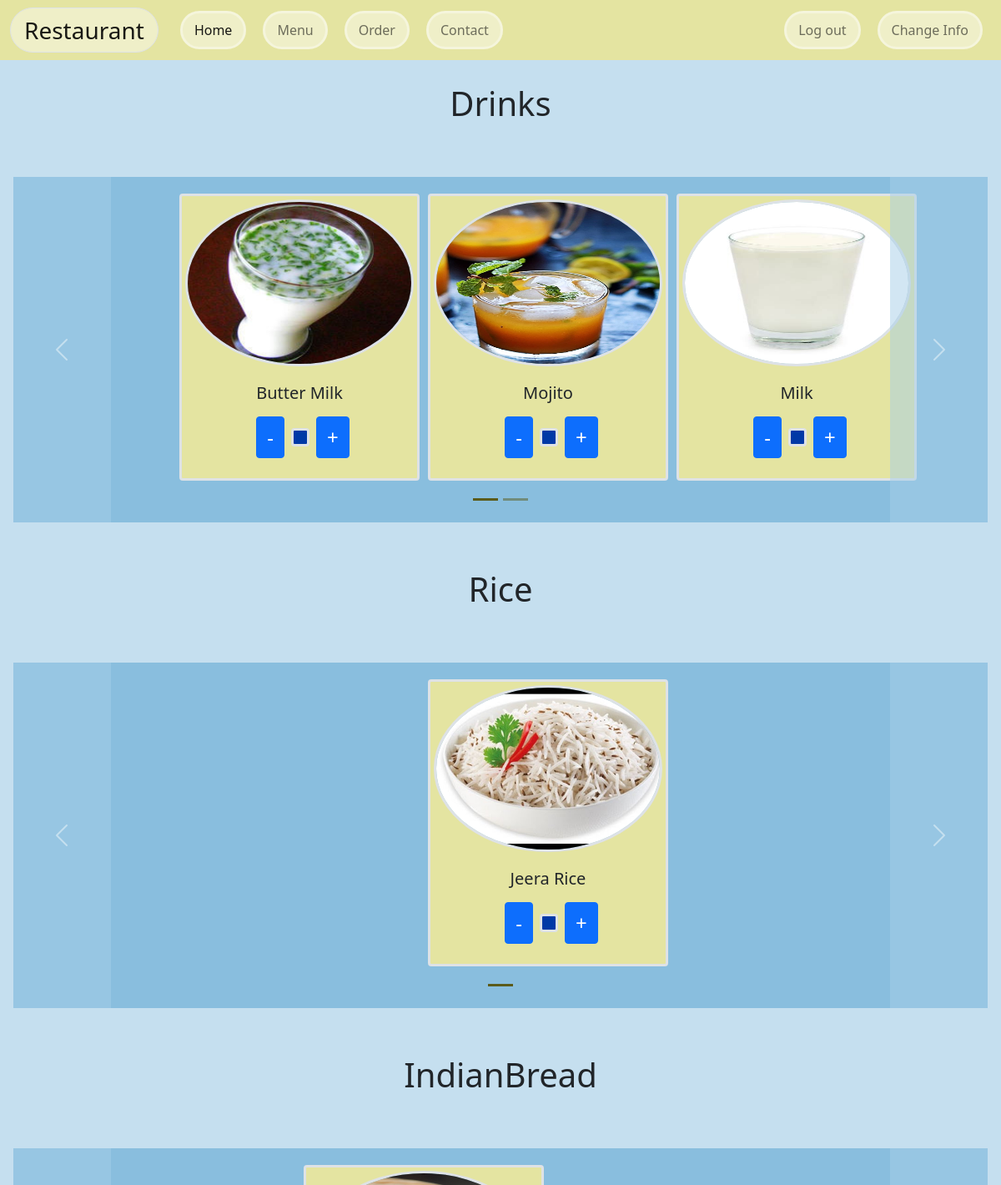
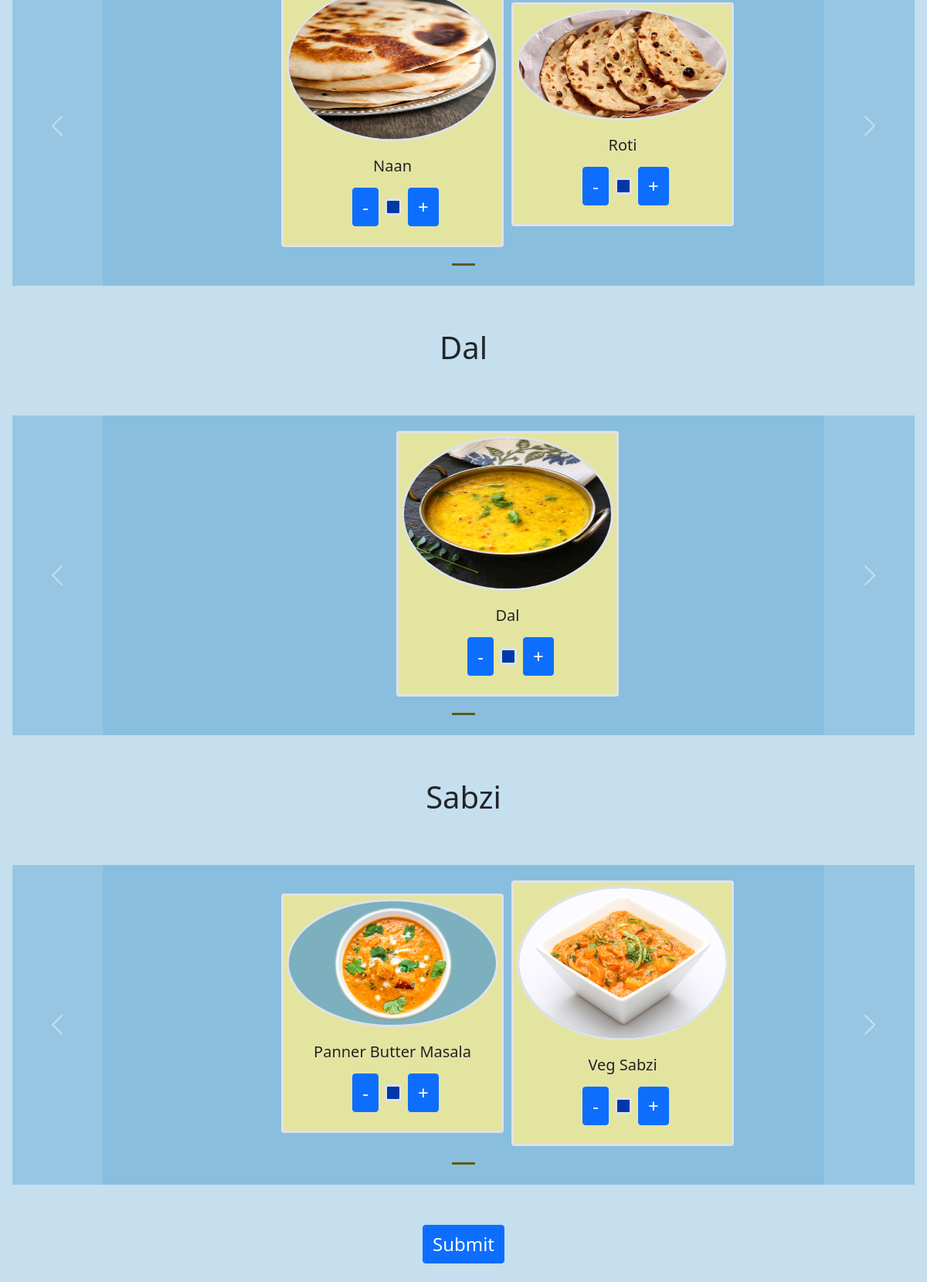
The page /order/ (signed in) on the database its author committed (2 pictures, top to bottom).
### restaurant/models.py (models this page shows, shortened)
class Item(models.Model):
    itemName =  models.CharField(max_length=30)
    image = models.ImageField(default='default.png', upload_to='images/')
    price = models.DecimalField(max_digits=5, decimal_places=2)
    category = models.CharField(max_length =30, default="Food")

### restaurant/views.py (the view)
# urls.py: path('order/', views.order, name='order'),
def order(request):
    if not request.user.is_authenticated:
        messages.info(request, "Please login or signup before trying to order.")
        return render(request, "login.html")
    allItems = []
    categoriesOfProducts = Item.objects.values('category', 'itemName')
    categories = {i['category'] for i in categoriesOfProducts}
    for cat in categories:
        food = Item.objects.filter(category = cat)
        numItems = len(food)
        if (numItems > 3):
            if (numItems // 3 == 0):
                nSlides = numItems / 3
            else:
                nSlides = ceil(numItems / 3)
        else:
            nSlides = 1
        allItems.append([food, range(1, nSlides), nSlides])
    context = {"allItems": allItems}
    return render(request, 'order.html', context)

### templates/order.html (shortened to what this page needs)
{%extends request.user.is_authenticated|yesno:'logout_layout.html,layout.html'%}
{% block body %} {% load static %}
<div id="slideshow" class="container-fluid m-0 px-3">
	{% for food, range, nSlides in allItems %}
	<div id="catTitle" class="container-fluid my-2">
		<h1>{{food.0.category}}</h1>
	</div>
	<div id="myCarousel{{food.0.category}}" class="carousel slide" data-bs-ride="carousel">
		<div class="carousel-indicators">
			<button id="carousel-indicators" type="button" data-bs-target="#{{food.0.category}}"
				data-bs-slide-to="0" class="active" aria-current="true" aria-label="Slide 1"></button>
			{% for i in range %}
			<button id="carousel-indicators" type="button" data-bs-target="#{{food.0.category}}"
				data-bs-slide-to="{{i}}" aria-label="Slide {{i}}"></button>
			{% endfor%}
		</div>
		<div class="carousel-inner my-5">
			<div class="carousel-item active">
				<div id="rowOfCards" class="row">
					<div class="col-xs-3 col-sm-3 col-md-3">
						<div class="card  border border-3 text-center" style="width: 18rem; border-color: #a6cee6;
						background-color: #e4e4a1;">
							<img id="cardImg" src="{{ food.0.image.url }}"
								class="card-img-top border border-3 rounded-circle m-1" alt="{{food.0.itemName}}" />
							<div class="card-body">
								<h5 class="card-title">{{ food.0.itemName }}</h5>
								<div id="quantityCont" class="container m-1" style="
										display: inline-flex;
										justify-content: center;
										align-items: center;
									">
									<button id="{{food.0.itemName}}" class="btn btn-primary my-1 mx-2 fs-4"
										onclick="decreaseQuantity()">
										-
									</button>
									<p id="Q{{food.0.itemName}}"
										class="border quantity rounded border-3 text-center my-1 p-2 text-light"
										style="border-color: #a6cee6; background-color: #0039a6"></p>
									<button id="{{food.0.itemName}}" class="btn btn-primary my-1 mx-2 fs-4"
										onclick="increaseQuantity()">
										+
									</button>
								</div>
							</div>
						</div>
					</div>
					{% for i in food|slice:"1:" %}
					<div class="col-xs-3 col-sm-3 col-md-3">
						<div class="card border border-3 text-center" style="width: 18rem; border-color: #a6cee6;
						background-color: #e4e4a1;">
							<img id="cardImg" src="{{i.image.url}}"
								class="card-img-top border border-3 rounded-circle m-1" alt="{{ i.itemName }}" />
							<div class="card-body">
								<h5 class="card-title">{{i.itemName}}</h5>
								<div id="quantityCont" class="container m-1" style="
										display: inline-flex;
										justify-content: center;
										align-items: center;
									">
									<button id="{{i.itemName}}" class="btn btn-primary my-1 mx-2 fs-4"
										onclick="decreaseQuantity()">
										-
									</button>
									<p id="Q{{i.itemName}}"
										class="border quantity rounded border-3 text-center my-1 p-2 text-light"
										style="border-color: #a6cee6; background-color: #0039a6"></p>
									<button id="{{i.itemName}}" class="btn btn-primary my-1 mx-2 fs-4"
										onclick="increaseQuantity()">
										+
									</button>
								</div>
							</div>
						</div>
					</div>
					{% if forloop.counter|divisibleby:2 and forloop.counter > 0 and not forloop.last %}
				</div>
			</div>
			<div class="carousel-item">
				<div id="rowOfCards" class="row">{% endif %} {% endfor %} </div>
			</div>
		</div>
		<button class="carousel-control-prev" type="button" data-bs-target="#myCarousel{{food.0.category}}" data-bs-slide="prev">
			<span class="carousel-control-prev-icon" aria-hidden="true"></span>
		</button>
		<button class="carousel-control-next" type="button" data-bs-target="#myCarousel{{food.0.category}}" data-bs-slide="next">
			<span class="carousel-control-next-icon" aria-hidden="true"></span>
		</button>
	</div>
	{% endfor %}
	<div id="submitButton" class="container-fluid my-1">
		<button type="submit" class="btn button btn-primary fs-4" onclick="addToCart()">
			Submit
		</button>
	</div>
</div>
{% endblock %}

### templates/logout_layout.html (shortened to what this page needs)
{% load static %}
<!DOCTYPE html>
<html lang="en">
<head>
	<link rel="stylesheet" href="{% static 'css/temp.css' %}" />
	<link href="https://cdn.jsdelivr.net/npm/bootstrap@5.0.0-beta2/dist/css/bootstrap.min.css" rel="stylesheet"
 />
</head>
<body clas="m-0 p-0">
	<nav class="navbar navbar-expand-lg navbar-light" style=" background-color: #e4e4a1;">
		<div class="container-fluid">
			<a class="navbar-brand px-3 fs-3 border" style="background-color: #efefc8; border-color: #f5f5dc; border-style: solid;
	border-radius: 40px;
	border-width: 3px;" href="/">Restaurant</a>
			<div class="collapse navbar-collapse" id="navbarSupportedContent">
				<ul class="navbar-nav me-auto mb-2 mb-lg-0">
					<li id="navItems" class="nav-item">
						<a class="nav-link active" aria-current="page" href="/">Home</a>
					</li>
					<li id="navItems" class="nav-item">
						<a class="nav-link" aria-current="page" href="/menu">Menu</a>
					</li>
					<li id="navItems" class="nav-item">
						<a class="nav-link" href="/order">Order</a>
					</li>
					<li id="navItems" class="nav-item">
						<a class="nav-link" href="/contact">Contact</a>
					</li>
				</ul>
				<ul class="navbar-nav">
					<li id="navItems" class="nav-item">
						<a class="nav-link" href="/logout">Log out</a>
					</li>
					<li id="navItems" class="nav-item">
						<a class="nav-link" href="/">Change Info</a>
					</li>
				</ul>
			</div>
		</div>
	</nav>
	{% block body %} {% endblock %}
</body>
</html>

### static/css/temp.css (style rules this page uses)
#navItems { background-color: #efefc8; color: black; border-style: solid; border-radius: 40px; border-width: 3px; border-color: #f5f5dc; margin: 5px 10px; padding: 0px 6px; }

### rows shown on the page
Item: category "Drinks", image (picture), itemName "Butter Milk"
Item: image (picture), itemName "Mojito"
Item: image (picture), itemName "Milk"
Item: category "Rice", image (picture), itemName "Jeera Rice"
Item: category "IndianBread", image (picture), itemName "Naan"
Item: image (picture), itemName "Roti"
Item: category "Dal", image (picture), itemName "Dal"
Item: category "Sabzi", image (picture), itemName "Panner Butter Masala"
Item: image (picture), itemName "Veg Sabzi"
